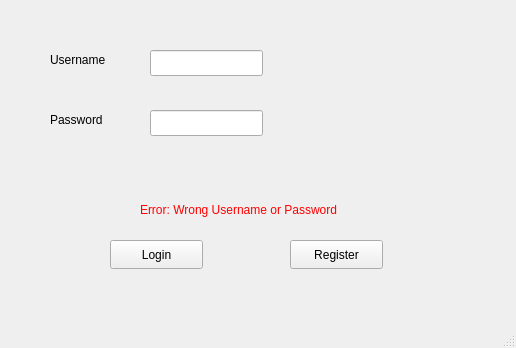
<?xml version="1.0" encoding="UTF-8"?>
<ui version="4.0">
 <class>Loginwindow</class>
 <widget class="QMainWindow" name="Loginwindow">
  <property name="geometry">
   <rect>
    <x>0</x>
    <y>0</y>
    <width>516</width>
    <height>348</height>
   </rect>
  </property>
  <property name="windowTitle">
   <string>Loginwindow</string>
  </property>
  <widget class="QWidget" name="centralwidget">
   <widget class="QPushButton" name="pushButtonLogin">
    <property name="geometry">
     <rect>
      <x>110</x>
      <y>240</y>
      <width>93</width>
      <height>29</height>
     </rect>
    </property>
    <property name="text">
     <string>Login</string>
    </property>
   </widget>
   <widget class="QPushButton" name="pushButtonRegiester">
    <property name="geometry">
     <rect>
      <x>290</x>
      <y>240</y>
      <width>93</width>
      <height>29</height>
     </rect>
    </property>
    <property name="text">
     <string>Register</string>
    </property>
   </widget>
   <widget class="QLabel" name="labelUsername">
    <property name="geometry">
     <rect>
      <x>50</x>
      <y>50</y>
      <width>81</width>
      <height>20</height>
     </rect>
    </property>
    <property name="text">
     <string>Username</string>
    </property>
   </widget>
   <widget class="QLabel" name="label">
    <property name="geometry">
     <rect>
      <x>50</x>
      <y>110</y>
      <width>81</width>
      <height>20</height>
     </rect>
    </property>
    <property name="text">
     <string>Password</string>
    </property>
   </widget>
   <widget class="QLineEdit" name="lineEditUsername">
    <property name="geometry">
     <rect>
      <x>150</x>
      <y>50</y>
      <width>113</width>
      <height>26</height>
     </rect>
    </property>
   </widget>
   <widget class="QLineEdit" name="lineEditPassword">
    <property name="geometry">
     <rect>
      <x>150</x>
      <y>110</y>
      <width>113</width>
      <height>26</height>
     </rect>
    </property>
    <property name="echoMode">
     <enum>QLineEdit::Password</enum>
    </property>
   </widget>
   <widget class="QLabel" name="ErrorLabel">
    <property name="geometry">
     <rect>
      <x>140</x>
      <y>200</y>
      <width>291</width>
      <height>20</height>
     </rect>
    </property>
    <property name="text">
     <string>&lt;html&gt;&lt;head/&gt;&lt;body&gt;&lt;p&gt;&lt;span style=&quot; color:#ff0000;&quot;&gt;Error: Wrong Username or Password&lt;/span&gt;&lt;/p&gt;&lt;/body&gt;&lt;/html&gt;</string>
    </property>
   </widget>
  </widget>
  <widget class="QMenuBar" name="menubar">
   <property name="geometry">
    <rect>
     <x>0</x>
     <y>0</y>
     <width>516</width>
     <height>26</height>
    </rect>
   </property>
  </widget>
  <widget class="QStatusBar" name="statusbar"/>
 </widget>
 <resources/>
 <connections/>
</ui>
